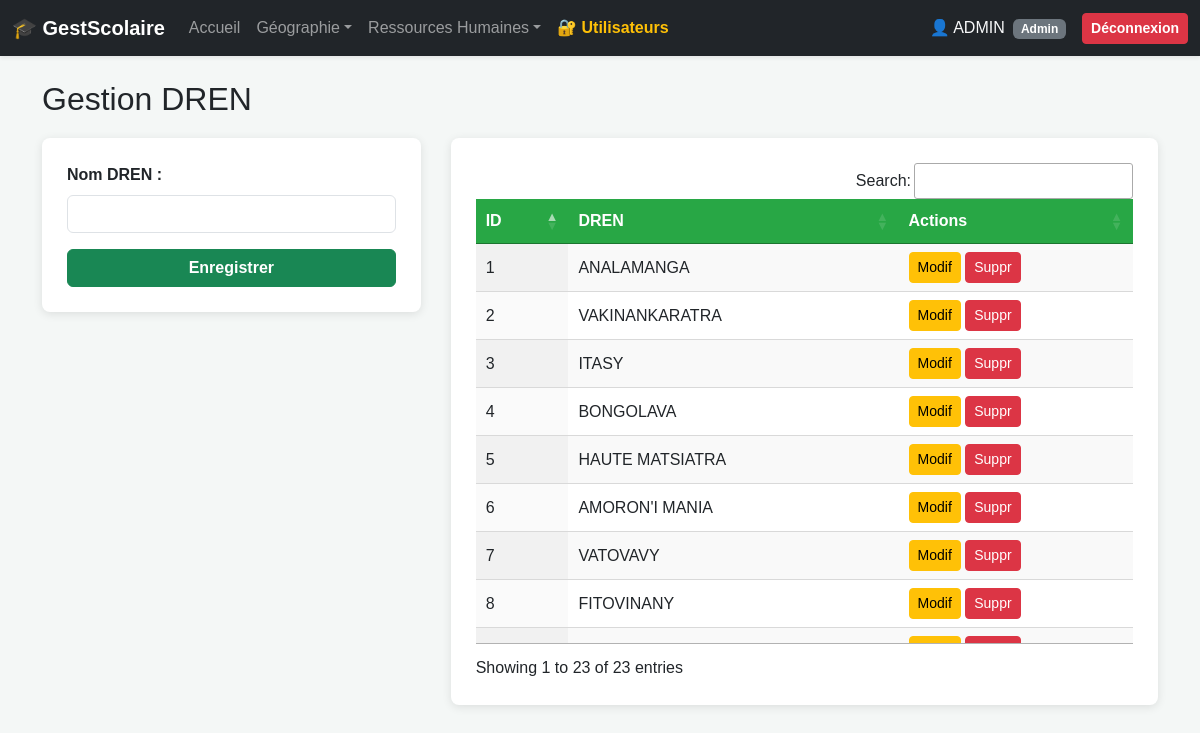
Screenshot of /dren/ (signed in) with the database file from the repository.
### gestion_scolaire/models.py (models this page shows, shortened)
class Dren(models.Model):
    nom = models.CharField(max_length=100, unique=True)

### gestion_scolaire/views.py (the view, shortened to what this page needs)
# urls.py: path('dren/', views.manage_dren, name='manage_dren'),
@login_required
def manage_dren(request, id=None):
    instance = get_object_or_404(Dren, id=id) if id else None
    drens = filter_queryset_by_user(Dren.objects.all(), request.user, 'dren').order_by('nom')
    return render(request, 'manage_dren.html', {'drens': drens, 'edit_obj': instance})

### gestion_scolaire/views.py (called while the page is built, shortened)
def filter_queryset_by_user(queryset, user, entity_type):
    if user.is_superuser or not hasattr(user, 'profile'): return queryset

### gestion_scolaire/templates/manage_dren.html (shortened to what this page needs)
{% extends 'base.html' %}
{% block content %}
<h2>Gestion DREN</h2>
<div class="container-custom">
    {% if request.user.is_superuser or request.user.profile.can_add or request.user.profile.can_edit %}
    <div class="form-section">
        <form method="POST" action="{% if edit_obj %}{% url 'manage_dren' edit_obj.id %}{% else %}{% url 'manage_dren' %}{% endif %}">
            <label class="form-label fw-bold">Nom DREN :</label>
            <input type="text" class="form-control mb-3" name="nom_dren" value="{% if edit_obj %}{{ edit_obj.nom }}{% endif %}" required>
            <button type="submit" class="btn w-100 fw-bold {% if edit_obj %}btn-warning{% else %}btn-success{% endif %}">{% if edit_obj %}Mettre à jour{% else %}Enregistrer{% endif %}</button>
        </form>
    </div>
    {% endif %}
    <div class="table-section">
        <table id="dataTable" class="display nowrap" style="width:100%">
            <thead><tr style="background:#28a745; color:white;"><th>ID</th><th>DREN</th><th>Actions</th></tr></thead>
            <tbody>
                {% for d in drens %}<tr><td>{{ d.id }}</td><td>{{ d.nom }}</td><td>
                {% if request.user.is_superuser or request.user.profile.can_edit %}<a href="{% url 'manage_dren' d.id %}" class="btn btn-sm btn-warning">Modif</a>{% endif %}
                {% if request.user.is_superuser or request.user.profile.can_delete %}<form method="POST" action="{% url 'delete_dren' d.id %}" style="display:inline;" onsubmit="return confirm('Supprimer {{ d.nom }} ?');">{% csrf_token %}<button class="btn btn-sm btn-danger">Suppr</button></form>{% endif %}
                </td></tr>{% endfor %}
            </tbody>
        </table>
    </div>
</div>
{% endblock %}

### gestion_scolaire/templates/base.html (shortened to what this page needs)
<!DOCTYPE html>
<html lang="fr">
<head>
    <link href="https://cdn.jsdelivr.net/npm/bootstrap@5.3.2/dist/css/bootstrap.min.css" rel="stylesheet">
    <link rel="stylesheet" type="text/css" href="https://cdn.datatables.net/1.13.6/css/jquery.dataTables.css">
    <link rel="stylesheet" type="text/css" href="https://cdn.datatables.net/buttons/2.4.1/css/buttons.dataTables.min.css">
</head>
<body>
    {% if user.is_authenticated %}
    <nav class="navbar navbar-expand-lg navbar-dark bg-dark sticky-top shadow-sm">
        <div class="container-fluid">
            <a class="navbar-brand fw-bold" href="{% url 'index' %}">🎓 GestScolaire</a>
            <div class="collapse navbar-collapse" id="navbarNav">
                <ul class="navbar-nav me-auto mb-2 mb-lg-0">
                    <li class="nav-item"><a class="nav-link" href="{% url 'index' %}">Accueil</a></li>
                    <li class="nav-item dropdown">
                        <a class="nav-link dropdown-toggle" href="#" data-bs-toggle="dropdown">Géographie</a>
                    </li>
                    <li class="nav-item dropdown">
                        <a class="nav-link dropdown-toggle" href="#" data-bs-toggle="dropdown">Ressources Humaines</a>
                    </li>
                    {% if request.user.is_superuser %}
                    <li class="nav-item"><a class="nav-link text-warning fw-bold" href="{% url 'manage_users' %}">🔐 Utilisateurs</a></li>
                    {% endif %}
                </ul>
                <div class="d-flex align-items-center">
                    <span class="navbar-text text-light me-3">
                        👤 {{ request.user.username|upper }} <span class="badge bg-secondary ms-1">{% if request.user.is_superuser %}Admin{% else %}{{ request.user.profile.get_role_display }}{% endif %}</span>
                    </span>
                    <form method="POST" action="{% url 'logout' %}" class="m-0">
                        {% csrf_token %}<button type="submit" class="btn btn-danger btn-sm fw-bold">Déconnexion</button>
                    </form>
                </div>
            </div>
        </div>
    </nav>
    {% endif %}
    <div class="container mt-4">
        {% block content %}{% endblock %}
    </div>
</body>
</html>

### rows the page displays
Dren: id "6", nom "AMORON'I MANIA", shows "Modif"
Dren: id "1", nom "ANALAMANGA", shows "Modif"
Dren: id "4", nom "BONGOLAVA", shows "Modif"
Dren: id "8", nom "FITOVINANY", shows "Modif"
Dren: id "5", nom "HAUTE MATSIATRA", shows "Modif"
Dren: id "3", nom "ITASY", shows "Modif"
Dren: id "2", nom "VAKINANKARATRA", shows "Modif"
Dren: id "7", nom "VATOVAVY", shows "Modif"

### other values shown
{{ request.user.username|upper }} "ADMIN"
